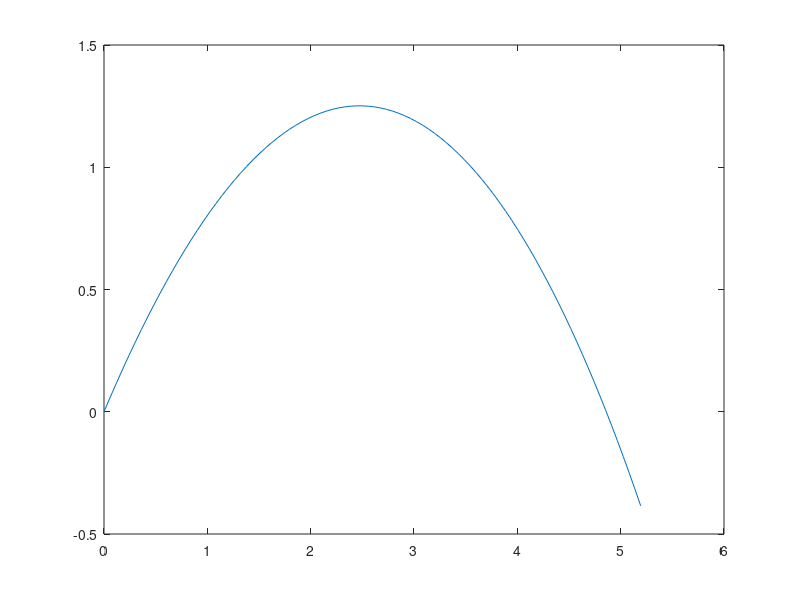

This figure's MATLAB source:
%Yarkin Saltik

g=9.81;
r=0.02;
A=pi*r^2;
Cd=0.47;
rho=1.225;
m=0.025;
V_0=5;
U_0=V_0;
Vt=sqrt((2*m*g)/(Cd*rho*A));
t=linspace(0,1.2);
V=Vt.*((V_0-Vt*tan(g*t/Vt))./(Vt+V_0.*tan(g.*t./Vt)));
x=(Vt^2/g).*log((Vt^2+g*U_0*t)./Vt^2);
y=(Vt^2/(2*g))*log((V_0^2+Vt^2)./(V.^2+Vt^2));
h=-0.405;
y_d=linspace(0,0);

for i=1:100
   if y(i)>h
    y_d(i)=y(i);
   else 
       y_d(i)=NaN;
   end
end
    plot(x,y_d)
    
    Vmax=7.65
    Vmin=4.08
